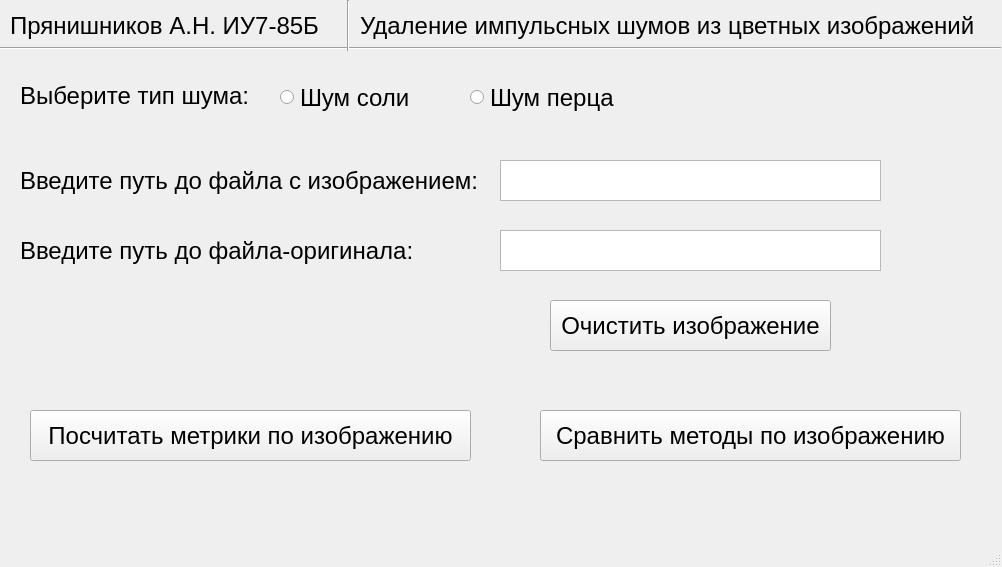
<?xml version="1.0" encoding="UTF-8"?>
<ui version="4.0">
 <class>MainWindow</class>
 <widget class="QMainWindow" name="MainWindow">
  <property name="geometry">
   <rect>
    <x>0</x>
    <y>0</y>
    <width>1002</width>
    <height>567</height>
   </rect>
  </property>
  <property name="font">
   <font>
    <pointsize>18</pointsize>
   </font>
  </property>
  <property name="windowTitle">
   <string>MainWindow</string>
  </property>
  <widget class="QWidget" name="centralwidget">
   <widget class="Line" name="line">
    <property name="geometry">
     <rect>
      <x>0</x>
      <y>40</y>
      <width>1001</width>
      <height>16</height>
     </rect>
    </property>
    <property name="orientation">
     <enum>Qt::Horizontal</enum>
    </property>
   </widget>
   <widget class="QLabel" name="fio_label">
    <property name="geometry">
     <rect>
      <x>10</x>
      <y>0</y>
      <width>331</width>
      <height>51</height>
     </rect>
    </property>
    <property name="text">
     <string>Прянишников А.Н. ИУ7-85Б</string>
    </property>
   </widget>
   <widget class="Line" name="line_2">
    <property name="geometry">
     <rect>
      <x>340</x>
      <y>0</y>
      <width>16</width>
      <height>51</height>
     </rect>
    </property>
    <property name="orientation">
     <enum>Qt::Vertical</enum>
    </property>
   </widget>
   <widget class="QLabel" name="method_label">
    <property name="geometry">
     <rect>
      <x>360</x>
      <y>0</y>
      <width>651</width>
      <height>51</height>
     </rect>
    </property>
    <property name="text">
     <string>Удаление импульсных шумов из цветных изображений</string>
    </property>
   </widget>
   <widget class="QLabel" name="type_label">
    <property name="geometry">
     <rect>
      <x>20</x>
      <y>70</y>
      <width>271</width>
      <height>51</height>
     </rect>
    </property>
    <property name="text">
     <string>Выберите тип шума:</string>
    </property>
   </widget>
   <widget class="QRadioButton" name="salt">
    <property name="geometry">
     <rect>
      <x>280</x>
      <y>82</y>
      <width>191</width>
      <height>31</height>
     </rect>
    </property>
    <property name="text">
     <string>Шум соли</string>
    </property>
    <attribute name="buttonGroup">
     <string notr="true">buttonGroup</string>
    </attribute>
   </widget>
   <widget class="QRadioButton" name="pepper">
    <property name="geometry">
     <rect>
      <x>470</x>
      <y>82</y>
      <width>191</width>
      <height>31</height>
     </rect>
    </property>
    <property name="text">
     <string>Шум перца</string>
    </property>
    <attribute name="buttonGroup">
     <string notr="true">buttonGroup</string>
    </attribute>
   </widget>
   <widget class="QLabel" name="label">
    <property name="geometry">
     <rect>
      <x>20</x>
      <y>160</y>
      <width>471</width>
      <height>41</height>
     </rect>
    </property>
    <property name="text">
     <string>Введите путь до файла с изображением:</string>
    </property>
   </widget>
   <widget class="QTextEdit" name="file_text">
    <property name="geometry">
     <rect>
      <x>500</x>
      <y>160</y>
      <width>381</width>
      <height>41</height>
     </rect>
    </property>
   </widget>
   <widget class="QPushButton" name="cleanButton">
    <property name="geometry">
     <rect>
      <x>550</x>
      <y>300</y>
      <width>281</width>
      <height>51</height>
     </rect>
    </property>
    <property name="text">
     <string>Очистить изображение</string>
    </property>
   </widget>
   <widget class="QPushButton" name="compare_button">
    <property name="geometry">
     <rect>
      <x>30</x>
      <y>410</y>
      <width>441</width>
      <height>51</height>
     </rect>
    </property>
    <property name="text">
     <string>Посчитать метрики по изображению</string>
    </property>
   </widget>
   <widget class="QLabel" name="src_label">
    <property name="geometry">
     <rect>
      <x>20</x>
      <y>230</y>
      <width>471</width>
      <height>41</height>
     </rect>
    </property>
    <property name="text">
     <string>Введите путь до файла-оригинала:</string>
    </property>
   </widget>
   <widget class="QTextEdit" name="src_text">
    <property name="geometry">
     <rect>
      <x>500</x>
      <y>230</y>
      <width>381</width>
      <height>41</height>
     </rect>
    </property>
   </widget>
   <widget class="QPushButton" name="diffButton">
    <property name="geometry">
     <rect>
      <x>540</x>
      <y>410</y>
      <width>421</width>
      <height>51</height>
     </rect>
    </property>
    <property name="text">
     <string>Сравнить методы по изображению</string>
    </property>
   </widget>
  </widget>
  <widget class="QMenuBar" name="menubar">
   <property name="geometry">
    <rect>
     <x>0</x>
     <y>0</y>
     <width>1002</width>
     <height>33</height>
    </rect>
   </property>
  </widget>
  <widget class="QStatusBar" name="statusbar"/>
 </widget>
 <resources/>
 <connections/>
 <buttongroups>
  <buttongroup name="buttonGroup"/>
 </buttongroups>
</ui>
